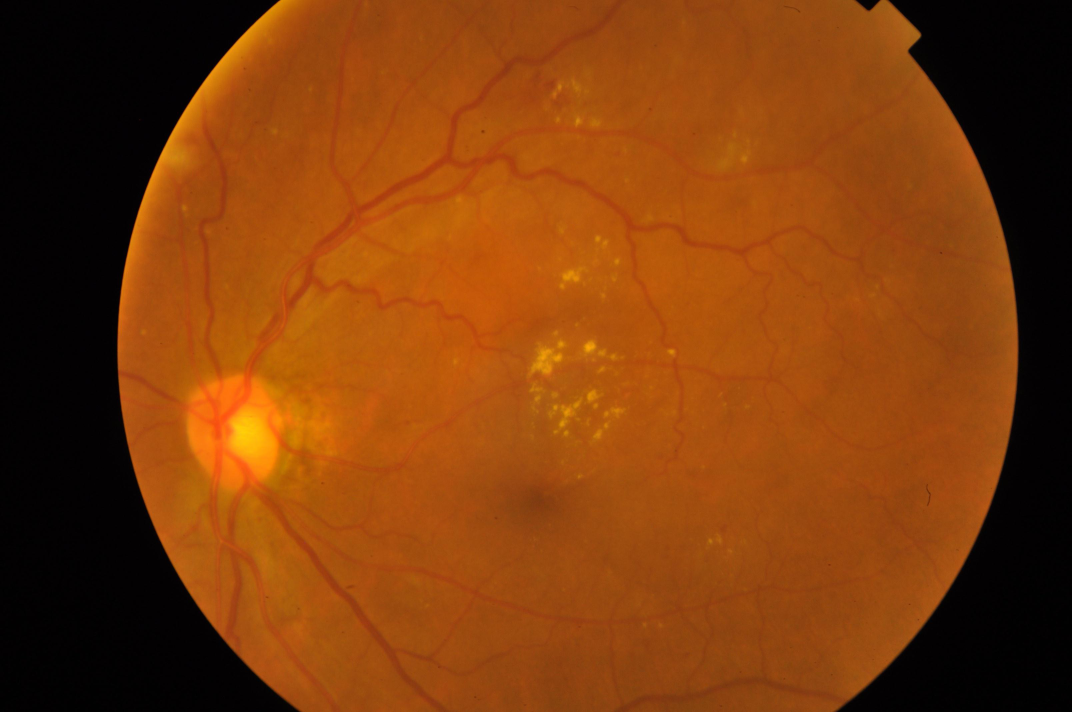
#> input picture flask-app/samples/moderate/00a8624548a9.png, 3216 x 2136 px (shown at 1/3 size)
$ python preprocessor.py
#> lines starting #> are read from the running program, lines starting #| are printed output that depends on the picture; after the words box and inside, x2 and y2 are one past the last pixel; in counts of white or black regions, pixels touching at a corner belong together
import numpy as np
import cv2

class Preprocessor:
    def __init__(self, image_size: int = 224, tol:int = 7, sigmax: int = 10):
#> further down, image is the input picture: shape (2136, 3216, 3); mean B, G, R 11.2, 60.1, 125.7
        self.image_size = image_size
        self.tol = tol
        self.sigmax = sigmax

    def preprocessing(self, image: np.array) -> np.array:
        # image = cv2.cvtColor(image, cv2.COLOR_BGR2RGB)
        image = self.crop_image_from_gray(image).astype('uint8')
        image = cv2.resize(image, (self.image_size, self.image_size))
        image=cv2.addWeighted ( image,4, cv2.GaussianBlur( image , (0,0) , self.sigmax) ,-4 ,128)
        return image.astype('uint8') # numpy.array

    def crop_image_from_gray(self, img) -> np.array:
        if img.ndim ==2:
            mask = img>self.tol
            return img[np.ix_(mask.any(1),mask.any(0))]
        elif img.ndim==3:
            gray_img = cv2.cvtColor(img, cv2.COLOR_RGB2GRAY)
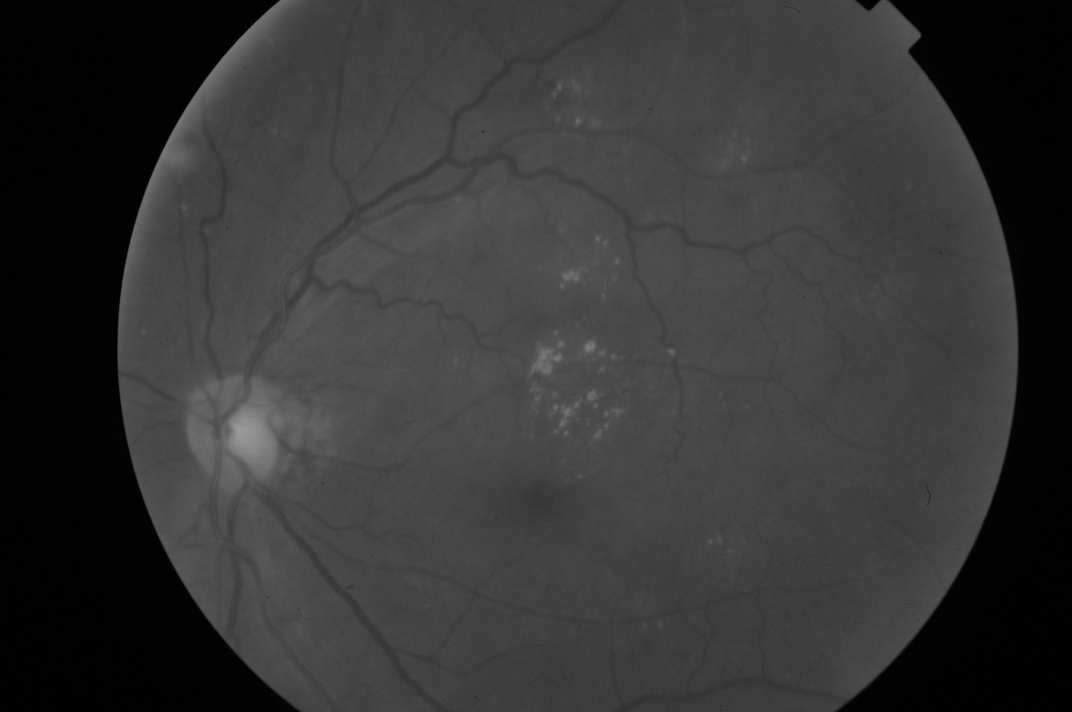
#> gray_img: shape (2136, 3216) (shown at 1/3 size); min 0, max 154, mean 53
            mask = gray_img>self.tol
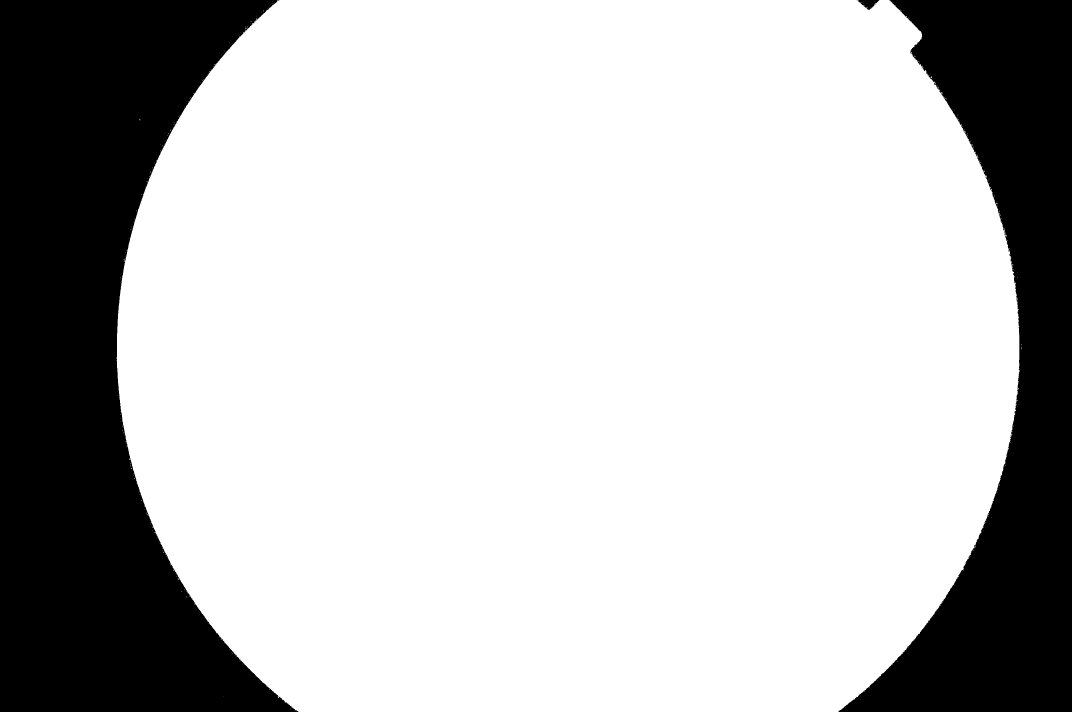
#> mask: shape (2136, 3216) bool (shown at 1/3 size); 74.6% white; 10 black regions (7 under 20 px), largest, box (x1, y1, x2, y2) and area: (0, 0, 896, 2136) 1082295, (2515, 0, 3216, 2136) 658864, (2574, 0, 2638, 30) 1043

            check_shape = img[:,:,0][np.ix_(mask.any(1),mask.any(0))].shape[0]
#> check_shape = 2136
            if (check_shape == 0):
                return img
            else:
                img1=img[:,:,0][np.ix_(mask.any(1),mask.any(0))]
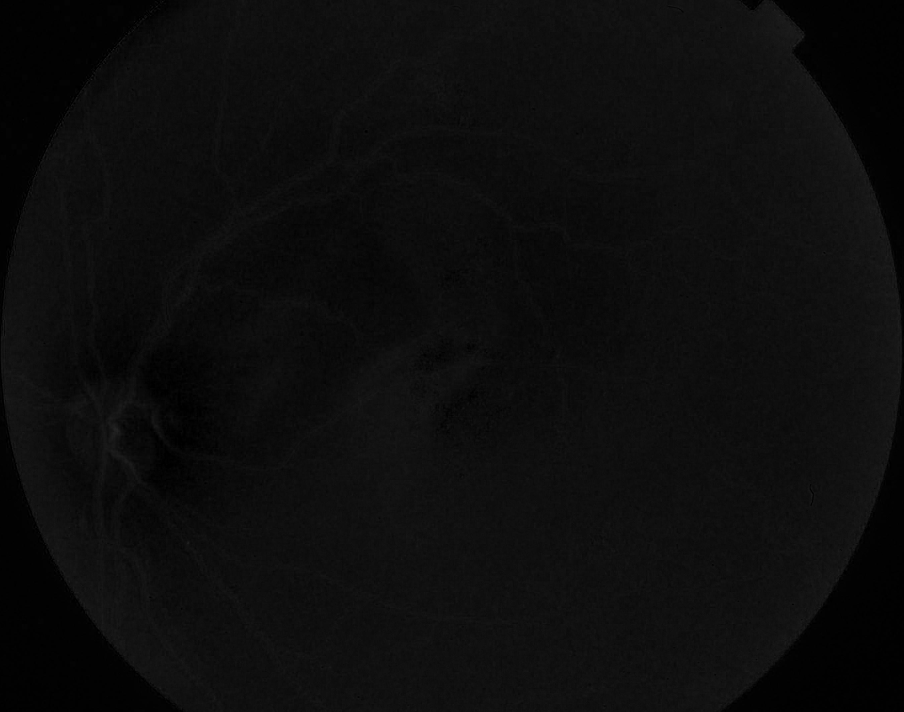
#> img1: shape (2136, 2711) (shown at 1/3 size); min 0, max 50, mean 12.9
                img2=img[:,:,1][np.ix_(mask.any(1),mask.any(0))]
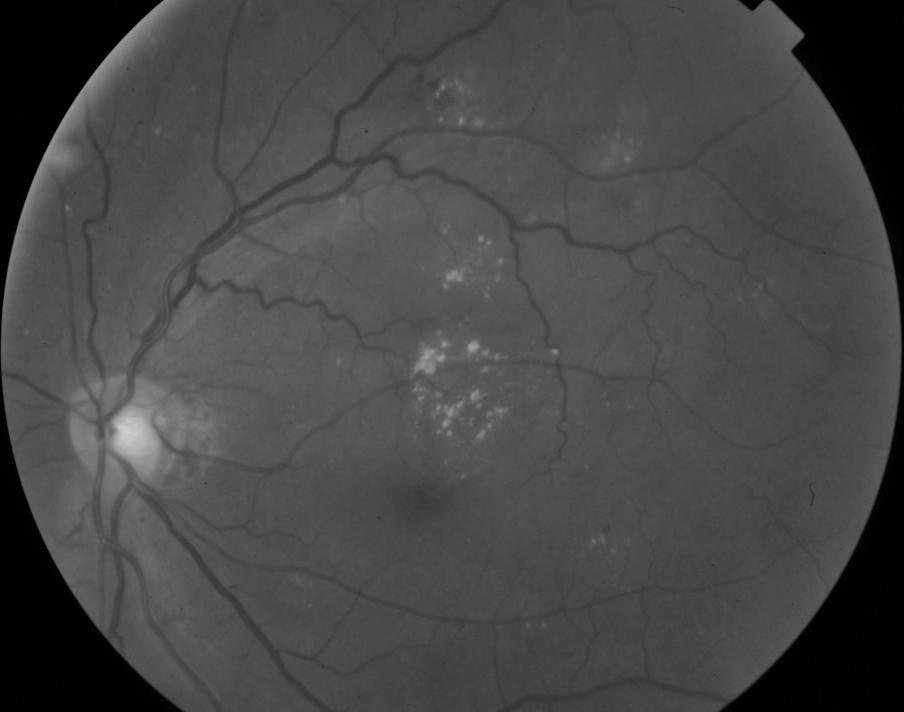
#> img2: shape (2136, 2711) (shown at 1/3 size); min 0, max 208, mean 71.1
                img3=img[:,:,2][np.ix_(mask.any(1),mask.any(0))]
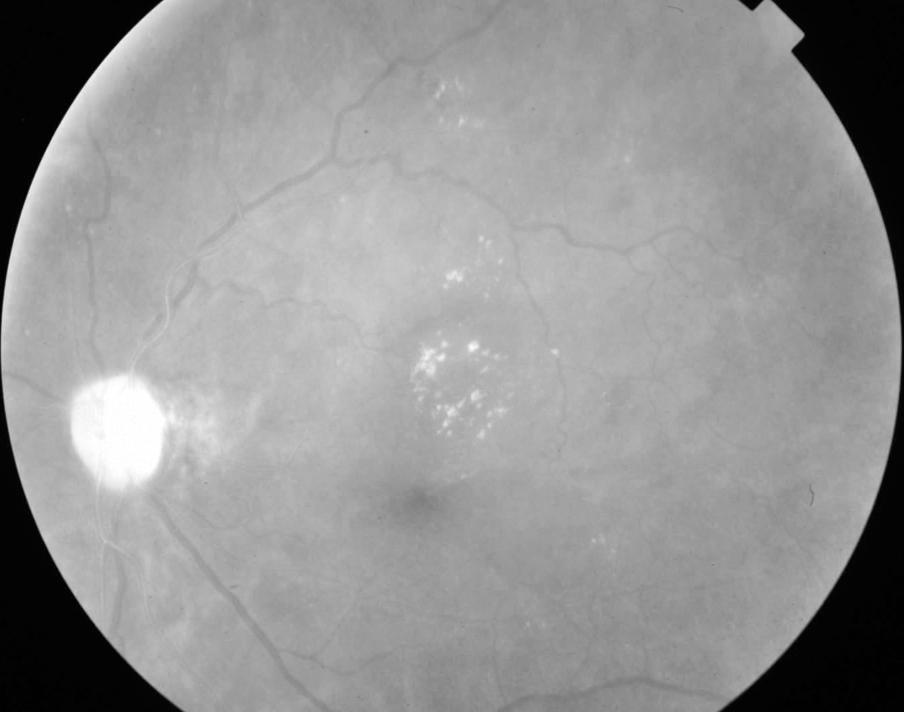
#> img3: shape (2136, 2711) (shown at 1/3 size); min 0, max 255, mean 148.6
                img = np.stack([img1,img2,img3],axis=-1)
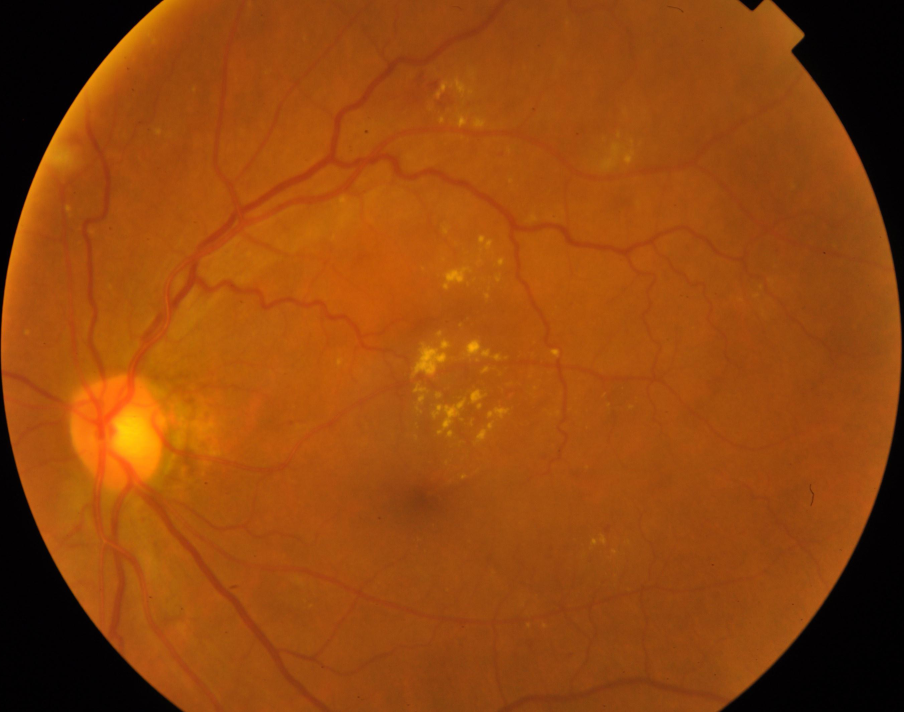
#> img: shape (2136, 2711, 3) (shown at 1/3 size); mean B, G, R 12.9, 71.1, 148.6
            return img

if __name__ == "__main__":
    # TEST CODES
    image_size = 380
    preprocessor = Preprocessor(image_size=image_size, tol=7, sigmax=10)

    # Read an example image from sample folder
    image_path = "samples/moderate/00a8624548a9.png"
    image = cv2.imread(image_path)

    # Preprocess the image
    image = preprocessor.preprocessing(image)
#> in preprocessing, `image=cv2.addWeighted ( image,4, cv2.GaussianBlur( image , (0,0) , sel..`:
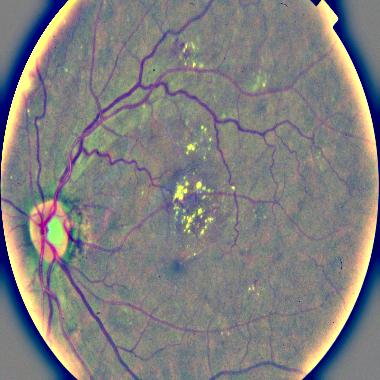
#> image: shape (380, 380, 3); mean of channels 0, 1, 2 127.9, 127.5, 128.4; drawn as B, G, R
    print("[INFO] Image Shape: ", image.shape)
#| [INFO] Image Shape:  (380, 380, 3)
    print("[INFO] Type Of Image: ", type(image))
#| [INFO] Type Of Image:  <class 'numpy.ndarray'>

    # Open the image to check result
    cv2.imshow("Sample image", image)
    cv2.waitKey(0)
    cv2.destroyAllWindows()

$ run again, with flask-app/samples/moderate/0af296d2f04a.png copied over flask-app/samples/moderate/00a8624548a9.png
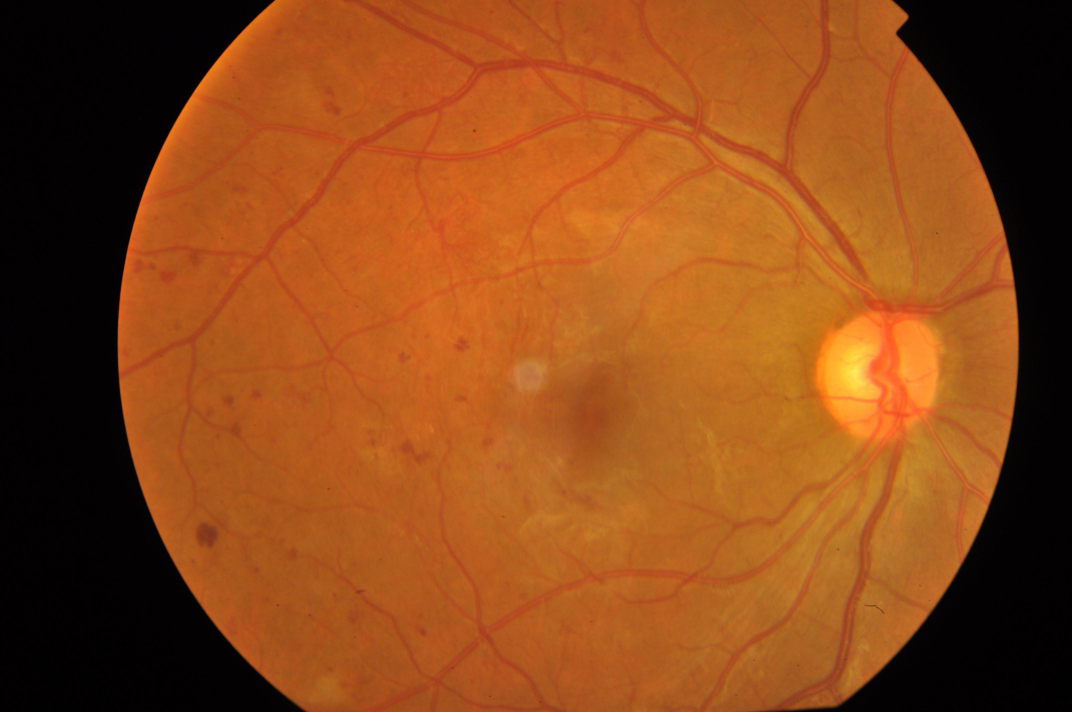
#> input picture flask-app/samples/moderate/0af296d2f04a.png, 3216 x 2136 px (shown at 1/3 size)
#> image is the input picture: shape (2136, 3216, 3); mean B, G, R 24.9, 72.4, 139.7
#> in crop_image_from_gray, `mask = gray_img>self.tol`:
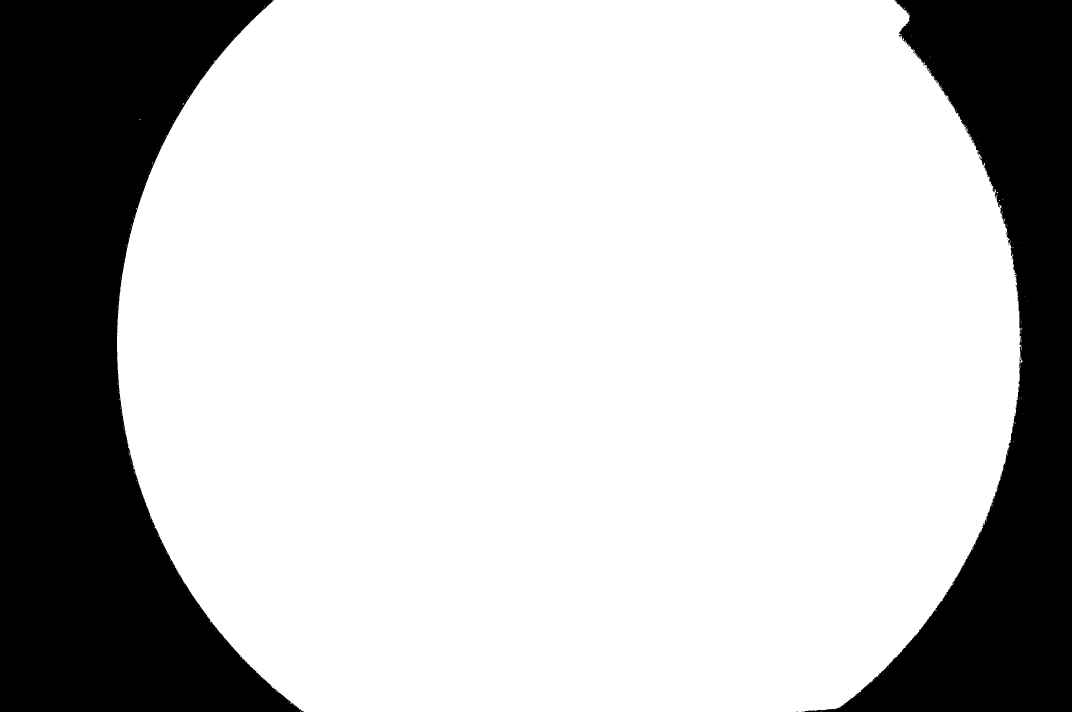
#> mask: shape (2136, 3216) bool (shown at 1/3 size); 74.6% white; 57 black regions (55 under 20 px), largest, box (x1, y1, x2, y2) and area: (0, 0, 913, 2136) 1084077, (2413, 0, 3216, 2136) 658037
#> in preprocessing, `image=cv2.addWeighted ( image,4, cv2.GaussianBlur( image , (0,0) , sel..`:
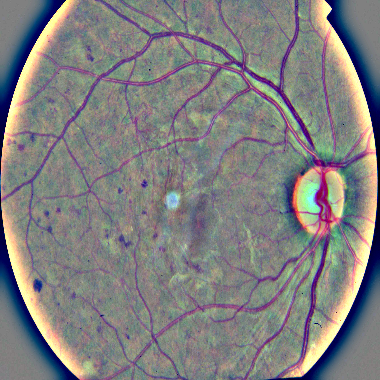
#> image: shape (380, 380, 3); mean of channels 0, 1, 2 127.9, 128, 128.7; drawn as B, G, R
#| [INFO] Image Shape:  (380, 380, 3)
#| [INFO] Type Of Image:  <class 'numpy.ndarray'>
